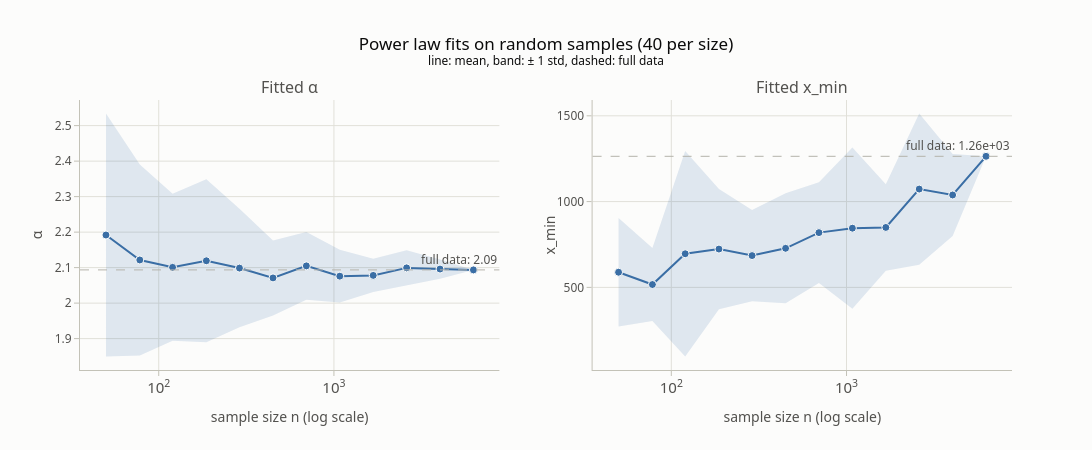

Notebook code for this chart:
### Code cell
plot_sample_parameters(experiment, full_data)

### Figure 1 — Plotly figure (JSON) as saved in the notebook; plotly's stock layout.template omitted (floating-point values rounded to 4 significant figures)
{"data": [{"hoverinfo": "skip", "line": {"width": 0}, "mode": "lines", "showlegend": false, "type": "scatter", "x": [50, 78, 120, 187, 289, 449, 696, 1080, 1676, 2599, 4032, 6254], "xaxis": "x", "y": [2.534, 2.391, 2.308, 2.349, 2.265, 2.177, 2.2, 2.15, 2.125, 2.149, 2.123, 2.093], "yaxis": "y"}, {"fill": "tonexty", "fillcolor": "rgba(58, 110, 165, 0.15)", "hoverinfo": "skip", "line": {"width": 0}, "mode": "lines", "showlegend": false, "type": "scatter", "x": [50, 78, 120, 187, 289, 449, 696, 1080, 1676, 2599, 4032, 6254], "xaxis": "x", "y": [1.85, 1.852, 1.894, 1.89, 1.932, 1.965, 2.01, 2.002, 2.031, 2.049, 2.069, 2.093], "yaxis": "y"}, {"customdata": [0.3423, 0.2692, 0.2071, 0.2294, 0.1668, 0.1056, 0.09536, 0.07421, 0.04674, 0.04977, 0.02708, 0], "hovertemplate": "n = %{x:,}<br>mean %{y:,.3g} ± %{customdata:,.3g}<extra></extra>", "line": {"color": "#3a6ea5", "width": 2}, "marker": {"line": {"color": "#fcfcfb", "width": 1}, "size": 8}, "mode": "lines+markers", "name": "α", "showlegend": false, "type": "scatter", "x": [50, 78, 120, 187, 289, 449, 696, 1080, 1676, 2599, 4032, 6254], "xaxis": "x", "y": [2.192, 2.121, 2.101, 2.119, 2.099, 2.071, 2.105, 2.076, 2.078, 2.099, 2.096, 2.093], "yaxis": "y"}, {"hoverinfo": "skip", "line": {"width": 0}, "mode": "lines", "showlegend": false, "type": "scatter", "x": [50, 78, 120, 187, 289, 449, 696, 1080, 1676, 2599, 4032, 6254], "xaxis": "x2", "y": [904.8, 729.1, 1295.0, 1074.0, 950.7, 1048.0, 1112.0, 1315.0, 1101.0, 1514.0, 1278.0, 1264], "yaxis": "y2"}, {"fill": "tonexty", "fillcolor": "rgba(58, 110, 165, 0.15)", "hoverinfo": "skip", "line": {"width": 0}, "mode": "lines", "showlegend": false, "type": "scatter", "x": [50, 78, 120, 187, 289, 449, 696, 1080, 1676, 2599, 4032, 6254], "xaxis": "x2", "y": [271.8, 303.9, 96.98, 372.6, 419.8, 407.3, 526.0, 375.4, 597.5, 632.5, 799.2, 1264], "yaxis": "y2"}, {"customdata": [316.5, 212.6, 598.8, 350.6, 265.5, 320.3, 293.2, 469.6, 251.8, 440.5, 239.3, 0], "hovertemplate": "n = %{x:,}<br>mean %{y:,.3g} ± %{customdata:,.3g}<extra></extra>", "line": {"color": "#3a6ea5", "width": 2}, "marker": {"line": {"color": "#fcfcfb", "width": 1}, "size": 8}, "mode": "lines+markers", "name": "x_min", "showlegend": false, "type": "scatter", "x": [50, 78, 120, 187, 289, 449, 696, 1080, 1676, 2599, 4032, 6254], "xaxis": "x2", "y": [588.3, 516.5, 695.8, 723.2, 685.2, 727.6, 819.1, 845.0, 849.3, 1073.0, 1038.0, 1264], "yaxis": "y2"}], "layout": {"annotations": [{"font": {"size": 16}, "showarrow": false, "text": "Fitted α", "x": 0.225, "xanchor": "center", "xref": "paper", "y": 1, "yanchor": "bottom", "yref": "paper"}, {"font": {"size": 16}, "showarrow": false, "text": "Fitted x_min", "x": 0.775, "xanchor": "center", "xref": "paper", "y": 1, "yanchor": "bottom", "yref": "paper"}, {"showarrow": false, "text": "full data: 2.09", "x": 1, "xanchor": "right", "xref": "x domain", "y": 2.093, "yanchor": "bottom", "yref": "y"}, {"showarrow": false, "text": "full data: 1.26e+03", "x": 1, "xanchor": "right", "xref": "x2 domain", "y": 1264, "yanchor": "bottom", "yref": "y2"}], "height": 450, "shapes": [{"line": {"color": "#b5b3ab", "dash": "dash", "width": 1}, "type": "line", "x0": 0, "x1": 1, "xref": "x domain", "y0": 2.093, "y1": 2.093, "yref": "y"}, {"line": {"color": "#b5b3ab", "dash": "dash", "width": 1}, "type": "line", "x0": 0, "x1": 1, "xref": "x2 domain", "y0": 1264, "y1": 1264, "yref": "y2"}], "title": {"text": "Power law fits on random samples (40 per size)<br><sup>line: mean, band: ± 1 std, dashed: full data</sup>"}, "width": 1400, "xaxis": {"anchor": "y", "domain": [0, 0.45], "dtick": 1, "exponentformat": "power", "title": {"text": "sample size n (log scale)"}, "type": "log"}, "xaxis2": {"anchor": "y2", "domain": [0.55, 1], "dtick": 1, "exponentformat": "power", "title": {"text": "sample size n (log scale)"}, "type": "log"}, "yaxis": {"anchor": "x", "domain": [0, 1], "title": {"text": "α"}}, "yaxis2": {"anchor": "x2", "domain": [0, 1], "title": {"text": "x_min"}}}}
